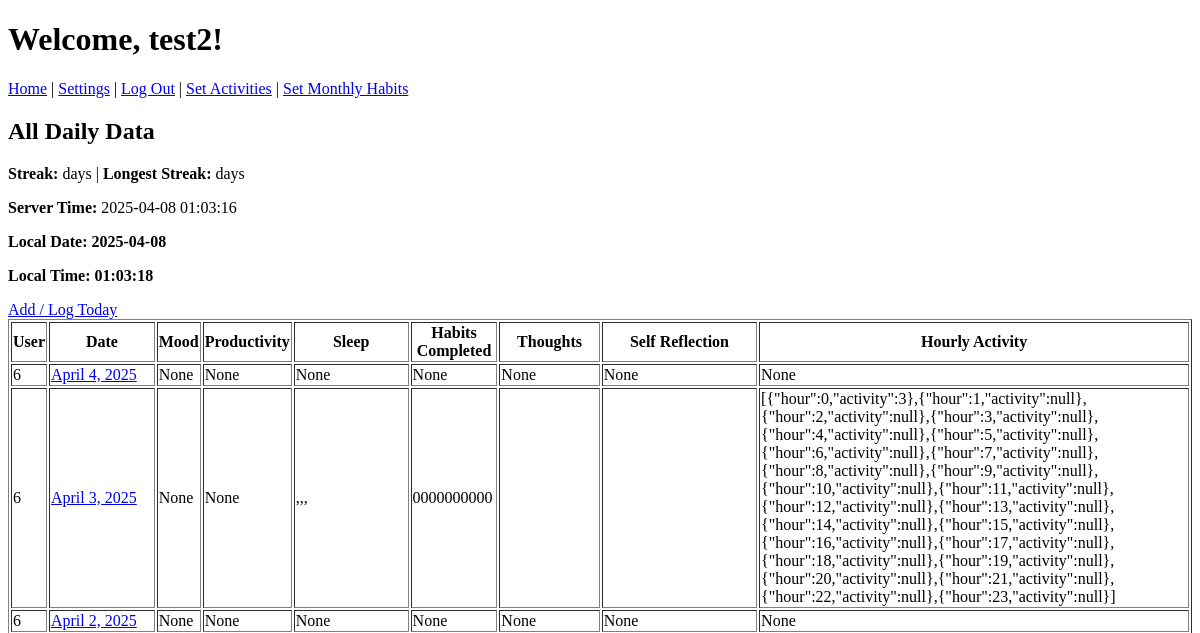
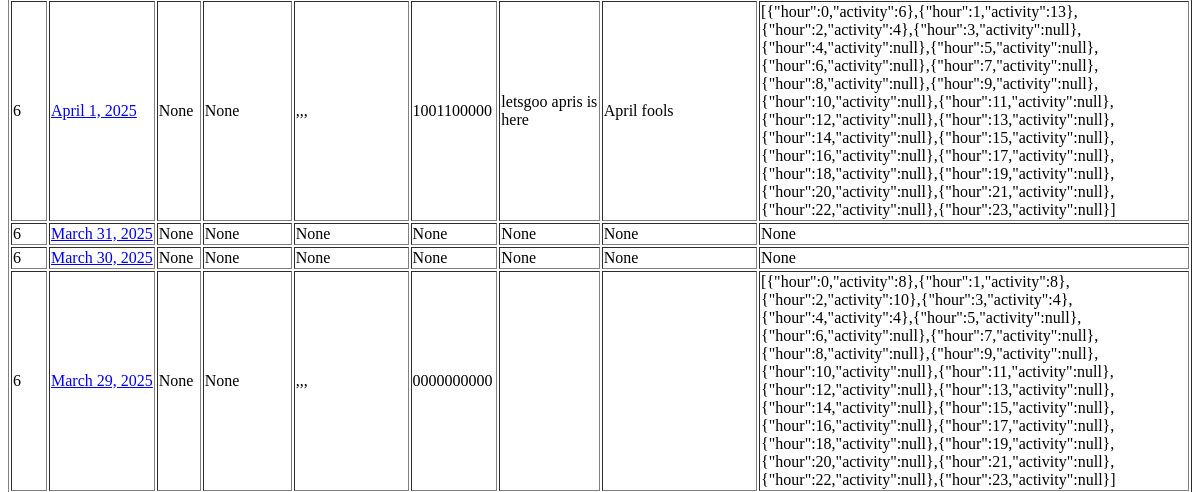
The app's page / (signed in, upper part), older data (2 pictures, top to bottom).
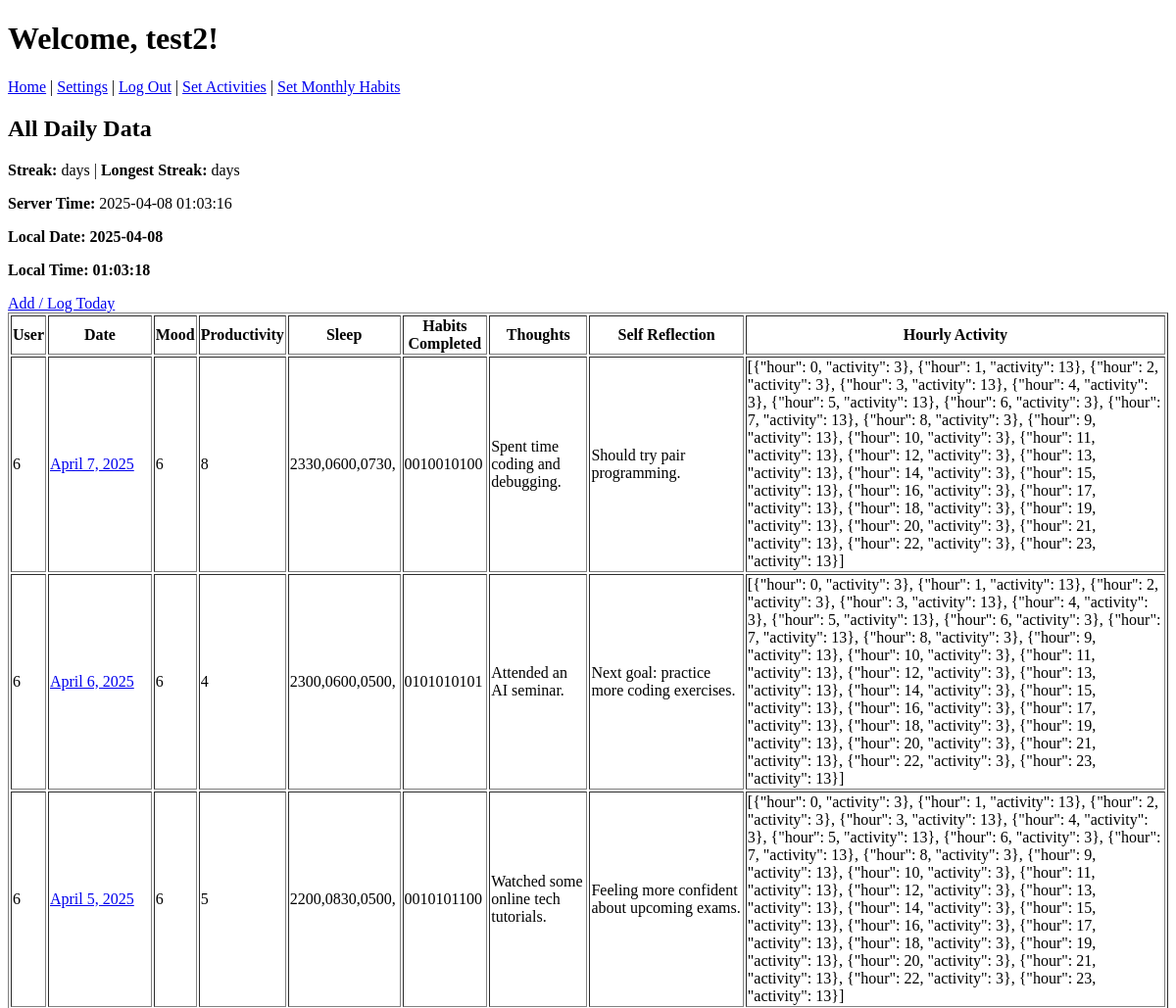
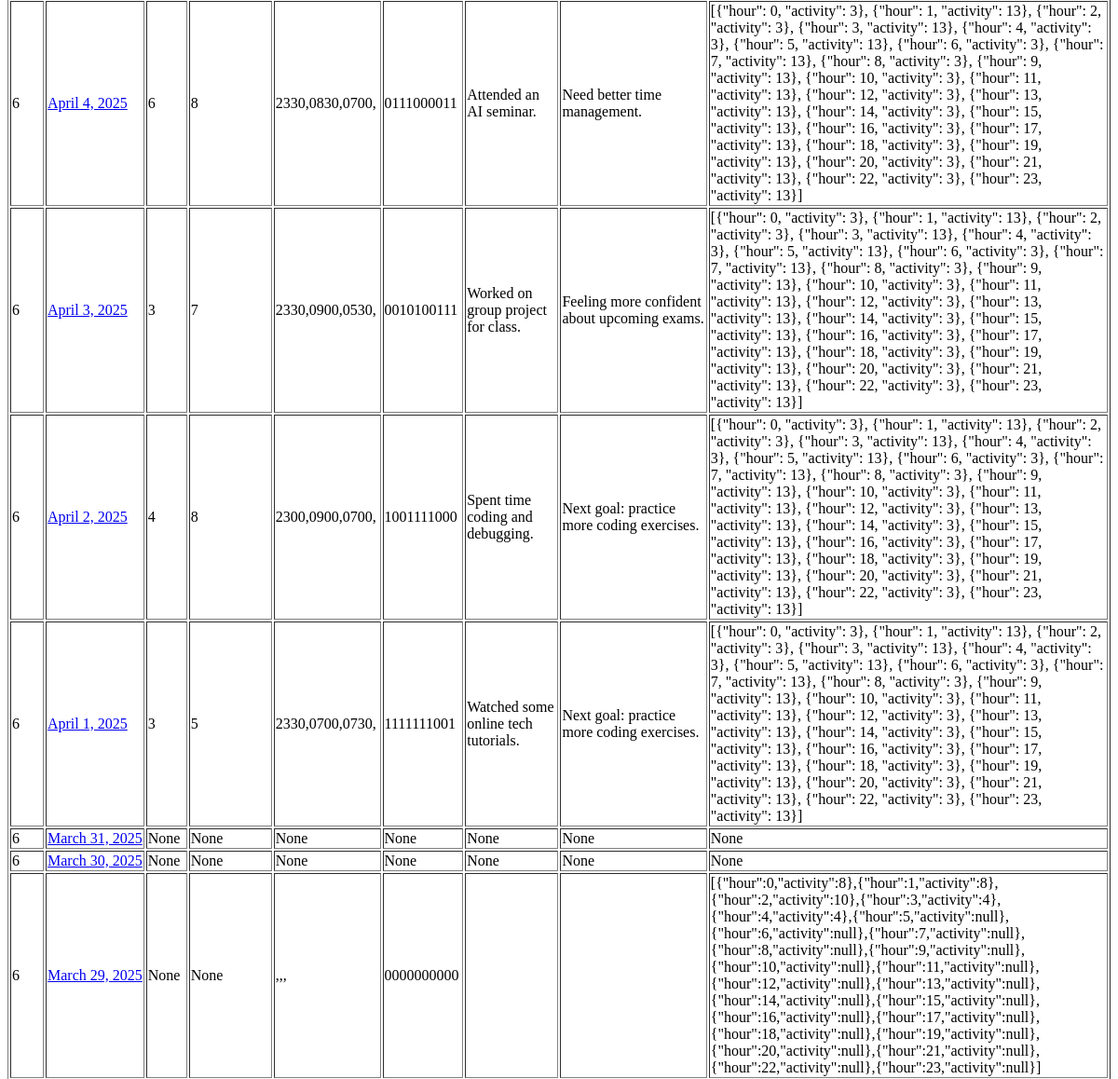
The same page, newer data (2 pictures, top to bottom).
### authapp/models.py (models this page shows, shortened)
class CustomUser(AbstractUser):
    username = models.CharField(
        _('username'),
        max_length=12,
        unique=True,
        help_text=_('Required. 3-12 characters. Letters and digits only.'),
        validators=[
            RegexValidator(
                regex=r'^[A-Za-z0-9]+$',
                message=_('Username can only contain letters and digits.')
            ),
            MinLengthValidator(3, _('Username must have at least 3 characters.')),
            MaxLengthValidator(12, _('Username cannot exceed 12 characters.')),
        ],
        error_messages={
            'unique': _("This username is already taken."),
        },
    )
    first_name = None
    last_name = None
    GENDER_CHOICES = [
        (1, 'Male'),
        (2, 'Female'),
    ]
    preferred_name = models.CharField(max_length=100, blank=True)
    b_day = models.DateField(null=True, blank=True)
    gender = models.IntegerField(choices=GENDER_CHOICES, null=True, blank=True)

### mainpage/models.py (models this page shows, shortened)
class DailyData(models.Model):
    user_id = models.IntegerField()
    date = models.DateField()
    mood_rating = models.IntegerField(null=True, blank=True)
    productivity_score = models.IntegerField(null=True, blank=True)
    sleep = models.TextField(null=True, blank=True)
    habits_completed = models.TextField(null=True, blank=True)
    thoughts = models.TextField(null=True, blank=True)
    self_reflection = models.TextField(null=True, blank=True)
    hourly_activity_logging = models.TextField(null=True, blank=True)
    class Meta:
        unique_together = ("user_id", "date")

### mainpage/views.py (the view)
# urls.py: path('', main_page_view, name='main_page'),
@login_required
def main_page_view(request):
    all_data = DailyData.objects.filter(user_id=request.user.id).order_by('-date')
    server_time = now()
    context = {
        "all_data": all_data,
        "username": request.user.username,
        "server_time": server_time,
    }
    return render(request, 'mainpage/main.html', context)

### mainpage/templates/mainpage/main.html (shortened to what this page needs)
{% extends "authapp/mainpage.html" %}
{% load static %}
{% block content %}
<h2>All Daily Data</h2>
<p><strong>Streak:</strong> {{ current_streak }} days  |
   <strong>Longest Streak:</strong> {{ longest_streak }} days
</p>
<p><strong>Server Time:</strong> {{ server_time|date:"Y-m-d H:i:s" }}</p>
<p id="local-date" style="font-weight:bold;">Date: --</p>
<p id="local-time" style="font-weight:bold;">Time: --:--:--</p>
<a id="log-today-link" href="#">Add / Log Today</a>
<table border="1">
    <tr>
        <th>User</th>
        <th>Date</th>
        <th>Mood</th>
        <th>Productivity</th>
        <th>Sleep</th>
        <th>Habits Completed</th>
        <th>Thoughts</th>
        <th>Self Reflection</th>
        <th>Hourly Activity</th>
    </tr>
    {% for row in all_data %}
    <tr>
        <td>{{ row.user_id }}</td>
        <td style="white-space: nowrap;">
            <a href="{% url 'day_view' year=row.date.year month=row.date.month day=row.date.day %}">
                {{ row.date }}
            </a>
        </td>
        <td>{{ row.mood_rating }}</td>
        <td>{{ row.productivity_score }}</td>
        <td>{{ row.sleep }}</td>
        <td>{{ row.habits_completed }}</td>
        <td>{{ row.thoughts }}</td>
        <td>{{ row.self_reflection }}</td>
        <td>{{ row.hourly_activity_logging }}</td>
    </tr>
    {% empty %}
    <tr>
      <td colspan="9">No records found.</td>
    </tr>
    {% endfor %}
</table>
{% endblock %}

### authapp/templates/authapp/mainpage.html (shortened to what this page needs)
<!DOCTYPE html>
<html lang="en">
<head>
</head>
<body>
    <h1>Welcome, {{ username }}!</h1>
    <nav>
        <p>
            <a href="{% url 'main_page' %}">Home</a> |
            <a href="{% url 'settings' %}">Settings</a> |
            <a href="{% url 'logout' %}">Log Out</a> |
            <a href="{% url 'activity_config_view' %}">Set Activities</a> |
            <a href="{% url 'set_habits' %}">Set Monthly Habits</a>
        </p>
    </nav>
    <main>
        {% block content %}
        {% endblock %}
    </main>
</body>
</html>

Row changes from the older to the newer data that the page shows:
removed DailyData: user_id "6", date "April 4, 2025", mood_rating "None", productivity_score "None", sleep "None", habits_completed "None", thoughts "None", self_reflection "None", hourly_activity_logging "None"
removed DailyData: user_id "6", date "April 3, 2025", mood_rating "None", productivity_score "None", sleep ",,,", habits_completed "0000000000", hourly_activity_logging "[{\"hour\":0,\"activity\":3},{\"hour\":1,\"activity\":null},{\"hour\":2,\"activity\":null},{\"hour\":3,\"activity\":null},{\"hour\":4,\"activity\":null},{\"hour\":5,\"activity\":null},{\"hour\":6,\"activity\":null},{\"hour\":7,\"activity\":null},{\"hour\":8,\"activity\":null},{\"hour\":9,\"activity\":null},{\"hour\":10,\"activity\":null},{\"hour\":11,\"activity\":null},{\"hour\":12,\"activity\":null},{\"hour\":13,\"activity\":null},{\"hour\":14,\"activity\":null},{\"hour\":15,\"activity\":null},{\"hour\":16,\"activity\":null},{\"hour\":17,\"activity\":null},{\"hour\":18,\"activity\":null},{\"hour\":19,\"activity\":null},{\"hour\":20,\"activity\":null},{\"hour\":21,\"activity\":null},{\"hour\":22,\"activity\":null},{\"hour\":23,\"activity\":null}]"
removed DailyData: user_id "6", date "April 2, 2025", mood_rating "None", productivity_score "None", sleep "None", habits_completed "None", thoughts "None", self_reflection "None", hourly_activity_logging "None"
removed DailyData: user_id "6", date "April 1, 2025", mood_rating "None", productivity_score "None", sleep ",,,", habits_completed "1001100000", thoughts "letsgoo apris is here", self_reflection "April fools", hourly_activity_logging "[{\"hour\":0,\"activity\":6},{\"hour\":1,\"activity\":13},{\"hour\":2,\"activity\":4},{\"hour\":3,\"activity\":null},{\"hour\":4,\"activity\":null},{\"hour\":5,\"activity\":null},{\"hour\":6,\"activity\":null},{\"hour\":7,\"activity\":null},{\"hour\":8,\"activity\":null},{\"hour\":9,\"activity\":null},{\"hour\":10,\"activity\":null},{\"hour\":11,\"activity\":null},{\"hour\":12,\"activity\":null},{\"hour\":13,\"activity\":null},{\"hour\":14,\"activity\":null},{\"hour\":15,\"activity\":null},{\"hour\":16,\"activity\":null},{\"hour\":17,\"activity\":null},{\"hour\":18,\"activity\":null},{\"hour\":19,\"activity\":null},{\"hour\":20,\"activity\":null},{\"hour\":21,\"activity\":null},{\"hour\":22,\"activity\":null},{\"hour\":23,\"activity\":null}]"
added DailyData: user_id "6", date "April 7, 2025", mood_rating "6", productivity_score "8", sleep "2330,0600,0730,", habits_completed "0010010100", thoughts "Spent time coding and debugging.", self_reflection "Should try pair programming.", hourly_activity_logging "[{\"hour\": 0, \"activity\": 3}, {\"hour\": 1, \"activity\": 13}, {\"hour\": 2, \"activity\": 3}, {\"hour\": 3, \"activity\": 13}, {\"hour\": 4, \"activity\": 3}, {\"hour\": 5, \"activity\": 13}, {\"hour\": 6, \"activity\": 3}, {\"hour\": 7, \"activity\": 13}, {\"hour\": 8, \"activity\": 3}, {\"hour\": 9, \"activity\": 13}, {\"hour\": 10, \"activity\": 3}, {\"hour\": 11, \"activity\": 13}, {\"hour\": 12, \"activity\": 3}, {\"hour\": 13, \"activity\": 13}, {\"hour\": 14, \"activity\": 3}, {\"hour\": 15, \"activity\": 13}, {\"hour\": 16, \"activity\": 3}, {\"hour\": 17, \"activity\": 13}, {\"hour\": 18, \"activity\": 3}, {\"hour\": 19, \"activity\": 13}, {\"hour\": 20, \"activity\": 3}, {\"hour\": 21, \"activity\": 13}, {\"hour\": 22, \"activity\": 3}, {\"hour\": 23, \"activity\": 13}]"
added DailyData: user_id "6", date "April 6, 2025", mood_rating "6", productivity_score "4", sleep "2300,0600,0500,", habits_completed "0101010101", thoughts "Attended an AI seminar.", self_reflection "Next goal: practice more coding exercises.", hourly_activity_logging "[{\"hour\": 0, \"activity\": 3}, {\"hour\": 1, \"activity\": 13}, {\"hour\": 2, \"activity\": 3}, {\"hour\": 3, \"activity\": 13}, {\"hour\": 4, \"activity\": 3}, {\"hour\": 5, \"activity\": 13}, {\"hour\": 6, \"activity\": 3}, {\"hour\": 7, \"activity\": 13}, {\"hour\": 8, \"activity\": 3}, {\"hour\": 9, \"activity\": 13}, {\"hour\": 10, \"activity\": 3}, {\"hour\": 11, \"activity\": 13}, {\"hour\": 12, \"activity\": 3}, {\"hour\": 13, \"activity\": 13}, {\"hour\": 14, \"activity\": 3}, {\"hour\": 15, \"activity\": 13}, {\"hour\": 16, \"activity\": 3}, {\"hour\": 17, \"activity\": 13}, {\"hour\": 18, \"activity\": 3}, {\"hour\": 19, \"activity\": 13}, {\"hour\": 20, \"activity\": 3}, {\"hour\": 21, \"activity\": 13}, {\"hour\": 22, \"activity\": 3}, {\"hour\": 23, \"activity\": 13}]"
added DailyData: user_id "6", date "April 5, 2025", mood_rating "6", productivity_score "5", sleep "2200,0830,0500,", habits_completed "0010101100", thoughts "Watched some online tech tutorials.", self_reflection "Feeling more confident about upcoming exams.", hourly_activity_logging "[{\"hour\": 0, \"activity\": 3}, {\"hour\": 1, \"activity\": 13}, {\"hour\": 2, \"activity\": 3}, {\"hour\": 3, \"activity\": 13}, {\"hour\": 4, \"activity\": 3}, {\"hour\": 5, \"activity\": 13}, {\"hour\": 6, \"activity\": 3}, {\"hour\": 7, \"activity\": 13}, {\"hour\": 8, \"activity\": 3}, {\"hour\": 9, \"activity\": 13}, {\"hour\": 10, \"activity\": 3}, {\"hour\": 11, \"activity\": 13}, {\"hour\": 12, \"activity\": 3}, {\"hour\": 13, \"activity\": 13}, {\"hour\": 14, \"activity\": 3}, {\"hour\": 15, \"activity\": 13}, {\"hour\": 16, \"activity\": 3}, {\"hour\": 17, \"activity\": 13}, {\"hour\": 18, \"activity\": 3}, {\"hour\": 19, \"activity\": 13}, {\"hour\": 20, \"activity\": 3}, {\"hour\": 21, \"activity\": 13}, {\"hour\": 22, \"activity\": 3}, {\"hour\": 23, \"activity\": 13}]"
added DailyData: user_id "6", date "April 4, 2025", mood_rating "6", productivity_score "8", sleep "2330,0830,0700,", habits_completed "0111000011", thoughts "Attended an AI seminar.", self_reflection "Need better time management.", hourly_activity_logging "[{\"hour\": 0, \"activity\": 3}, {\"hour\": 1, \"activity\": 13}, {\"hour\": 2, \"activity\": 3}, {\"hour\": 3, \"activity\": 13}, {\"hour\": 4, \"activity\": 3}, {\"hour\": 5, \"activity\": 13}, {\"hour\": 6, \"activity\": 3}, {\"hour\": 7, \"activity\": 13}, {\"hour\": 8, \"activity\": 3}, {\"hour\": 9, \"activity\": 13}, {\"hour\": 10, \"activity\": 3}, {\"hour\": 11, \"activity\": 13}, {\"hour\": 12, \"activity\": 3}, {\"hour\": 13, \"activity\": 13}, {\"hour\": 14, \"activity\": 3}, {\"hour\": 15, \"activity\": 13}, {\"hour\": 16, \"activity\": 3}, {\"hour\": 17, \"activity\": 13}, {\"hour\": 18, \"activity\": 3}, {\"hour\": 19, \"activity\": 13}, {\"hour\": 20, \"activity\": 3}, {\"hour\": 21, \"activity\": 13}, {\"hour\": 22, \"activity\": 3}, {\"hour\": 23, \"activity\": 13}]"
added DailyData: user_id "6", date "April 3, 2025", mood_rating "3", productivity_score "7", sleep "2330,0900,0530,", habits_completed "0010100111", thoughts "Worked on group project for class.", self_reflection "Feeling more confident about upcoming exams.", hourly_activity_logging "[{\"hour\": 0, \"activity\": 3}, {\"hour\": 1, \"activity\": 13}, {\"hour\": 2, \"activity\": 3}, {\"hour\": 3, \"activity\": 13}, {\"hour\": 4, \"activity\": 3}, {\"hour\": 5, \"activity\": 13}, {\"hour\": 6, \"activity\": 3}, {\"hour\": 7, \"activity\": 13}, {\"hour\": 8, \"activity\": 3}, {\"hour\": 9, \"activity\": 13}, {\"hour\": 10, \"activity\": 3}, {\"hour\": 11, \"activity\": 13}, {\"hour\": 12, \"activity\": 3}, {\"hour\": 13, \"activity\": 13}, {\"hour\": 14, \"activity\": 3}, {\"hour\": 15, \"activity\": 13}, {\"hour\": 16, \"activity\": 3}, {\"hour\": 17, \"activity\": 13}, {\"hour\": 18, \"activity\": 3}, {\"hour\": 19, \"activity\": 13}, {\"hour\": 20, \"activity\": 3}, {\"hour\": 21, \"activity\": 13}, {\"hour\": 22, \"activity\": 3}, {\"hour\": 23, \"activity\": 13}]"
added DailyData: user_id "6", date "April 2, 2025", mood_rating "4", productivity_score "8", sleep "2300,0900,0700,", habits_completed "1001111000", thoughts "Spent time coding and debugging.", self_reflection "Next goal: practice more coding exercises.", hourly_activity_logging "[{\"hour\": 0, \"activity\": 3}, {\"hour\": 1, \"activity\": 13}, {\"hour\": 2, \"activity\": 3}, {\"hour\": 3, \"activity\": 13}, {\"hour\": 4, \"activity\": 3}, {\"hour\": 5, \"activity\": 13}, {\"hour\": 6, \"activity\": 3}, {\"hour\": 7, \"activity\": 13}, {\"hour\": 8, \"activity\": 3}, {\"hour\": 9, \"activity\": 13}, {\"hour\": 10, \"activity\": 3}, {\"hour\": 11, \"activity\": 13}, {\"hour\": 12, \"activity\": 3}, {\"hour\": 13, \"activity\": 13}, {\"hour\": 14, \"activity\": 3}, {\"hour\": 15, \"activity\": 13}, {\"hour\": 16, \"activity\": 3}, {\"hour\": 17, \"activity\": 13}, {\"hour\": 18, \"activity\": 3}, {\"hour\": 19, \"activity\": 13}, {\"hour\": 20, \"activity\": 3}, {\"hour\": 21, \"activity\": 13}, {\"hour\": 22, \"activity\": 3}, {\"hour\": 23, \"activity\": 13}]"
added DailyData: user_id "6", date "April 1, 2025", mood_rating "3", productivity_score "5", sleep "2330,0700,0730,", habits_completed "1111111001", thoughts "Watched some online tech tutorials.", self_reflection "Next goal: practice more coding exercises.", hourly_activity_logging "[{\"hour\": 0, \"activity\": 3}, {\"hour\": 1, \"activity\": 13}, {\"hour\": 2, \"activity\": 3}, {\"hour\": 3, \"activity\": 13}, {\"hour\": 4, \"activity\": 3}, {\"hour\": 5, \"activity\": 13}, {\"hour\": 6, \"activity\": 3}, {\"hour\": 7, \"activity\": 13}, {\"hour\": 8, \"activity\": 3}, {\"hour\": 9, \"activity\": 13}, {\"hour\": 10, \"activity\": 3}, {\"hour\": 11, \"activity\": 13}, {\"hour\": 12, \"activity\": 3}, {\"hour\": 13, \"activity\": 13}, {\"hour\": 14, \"activity\": 3}, {\"hour\": 15, \"activity\": 13}, {\"hour\": 16, \"activity\": 3}, {\"hour\": 17, \"activity\": 13}, {\"hour\": 18, \"activity\": 3}, {\"hour\": 19, \"activity\": 13}, {\"hour\": 20, \"activity\": 3}, {\"hour\": 21, \"activity\": 13}, {\"hour\": 22, \"activity\": 3}, {\"hour\": 23, \"activity\": 13}]"
